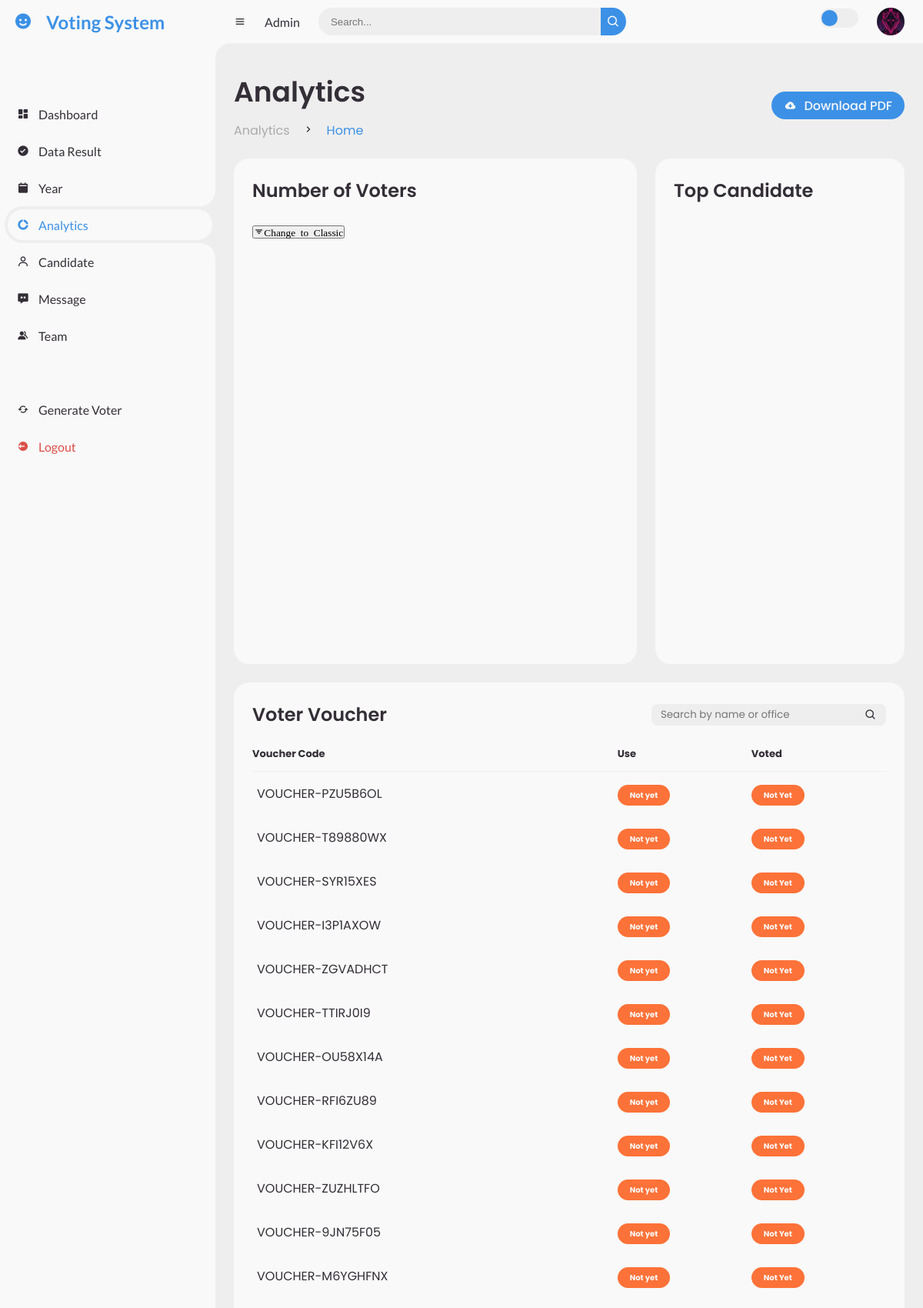
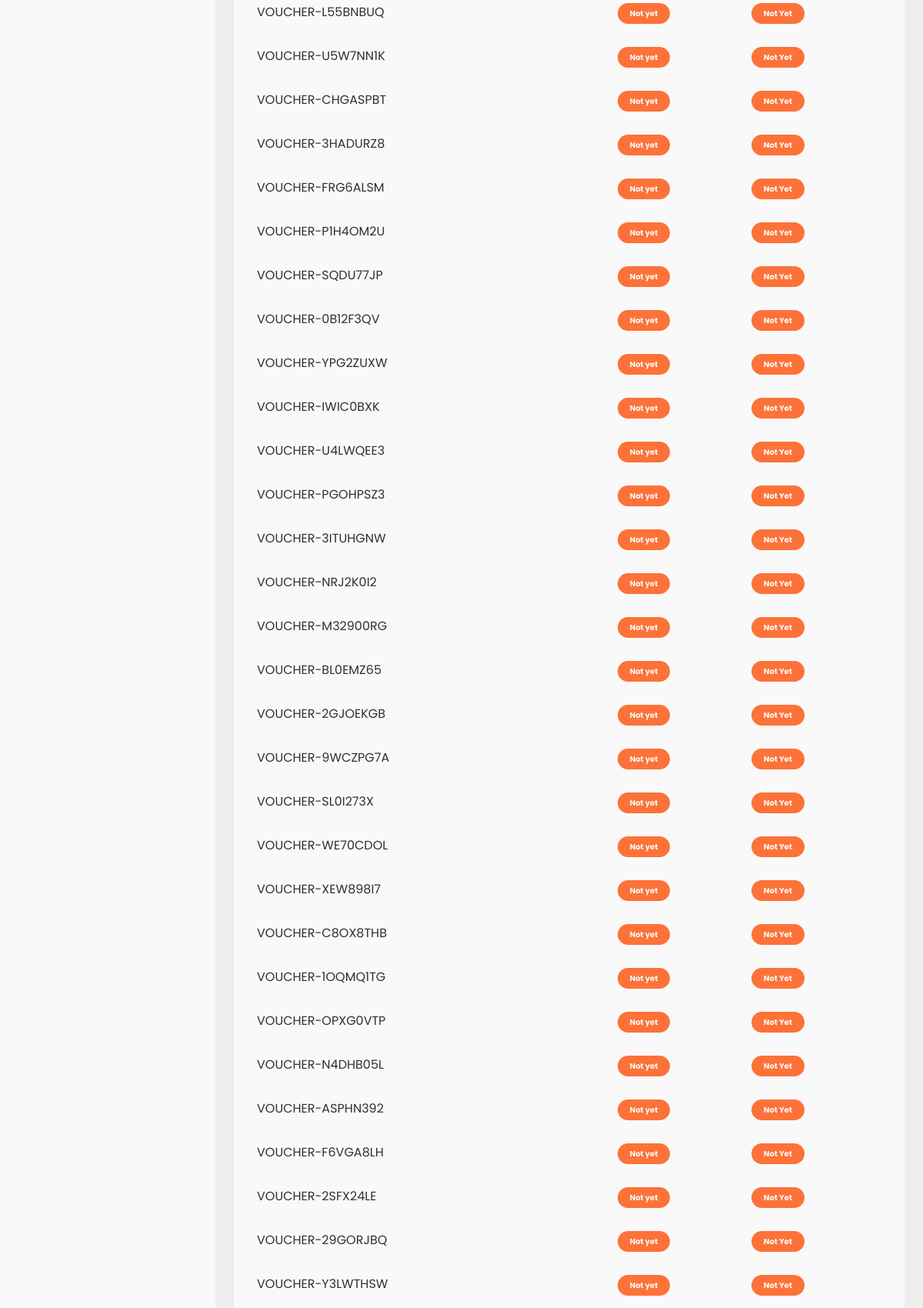
The app's page /analytics.php (signed in, upper part) with its own data (2 pictures, top to bottom).
### tables this page shows
CREATE TABLE `user` (
  `user_id` int(11) NOT NULL,
  `Fullname` varchar(50) NOT NULL,
  `UserName` varchar(50) NOT NULL,
  `Password` varchar(20) NOT NULL,
  `account_status` varchar(11) NOT NULL,
  `role` varchar(50) NOT NULL,
  `profile_picture` varchar(500) NOT NULL
);

CREATE TABLE `voter_vouchers` (
  `Voucher_id` int(11) NOT NULL,
  `Voucher_code` varchar(50) NOT NULL,
  `Status` int(2) NOT NULL,
  `isvote` int(2) NOT NULL,
  `year` int(11) NOT NULL,
  `Voucher_expiry` date DEFAULT NULL,
  `Date_generated` timestamp NOT NULL DEFAULT current_timestamp()
);

### model/class_model.php (called while the page is built, shortened)
<?php
class class_model {
    public $host = db_host;
    public $user = db_user;
    public $pass = db_pass;
    public $dbname = db_name;
    public $conn;
    public function __construct() {
		try {
            $this->pdo = new PDO("mysql:host=localhost;dbname=voring_system", "root", "");
        } catch (PDOException $e) {
            echo "Connection failed: " . $e->getMessage();
        }
    }
    private function connect() {
        $this->conn = new mysqli($this->host, $this->user, $this->pass, $this->dbname);
    }
	public function fetch_user($me){
		$stmt= $this->conn->prepare("SELECT * from `user` WHERE `user_id` = ?") or die($this->conn->error);
		$stmt->bind_param('i',$me);
		$stmt->execute();
		$result = $stmt->get_result();
		$data = array();
		while ($row = $result->fetch_assoc()){
			$data[] = $row;
		}
		return $data;
	}
	public function fetch_voucher(){
		$stmt= $this->conn->prepare("SELECT * from voter_vouchers") or die($this->conn->error);
		$stmt->execute();
		$result = $stmt->get_result();
		$data = array();
		while ($row = $result->fetch_assoc()){
			$data[] = $row;
		}
		return $data;
	}
}
?>

### analytics.php (the view, shortened to what this page needs)
<!DOCTYPE html>
<html lang="en">
<head>
	<link href='https://unpkg.com/boxicons@2.0.9/css/boxicons.min.css' rel='stylesheet'>
	<link rel="stylesheet" href="style.css">
</head>
<body>
<?php include 'sidebar/sidebar.php'?>
	<section id="content">
		<?php include 'header/header.php'?>
		<?php  $Voucher=$conn->fetch_voucher();  ?>
		<main>
			<div class="head-title">
				<div class="left">
					<h1>Analytics</h1>
					<ul class="breadcrumb">
						<li>
							<a href="#">Analytics</a>
						</li>
						<li><i class='bx bx-chevron-right' ></i></li>
						<li>
							<a class="active" href="#">Home</a>
						</li>
					</ul>
				</div>
				<a href="#" class="btn-download">
					<i class='bx bxs-cloud-download' ></i>
					<span class="text">Download PDF</span>
				</a>
			</div>
			<div class="table-data">
				<div class="order">
				<div class="head">
						<h3>Number of Voters</h3>
					</div>
					<button id="change-chart" class='bx bx-filter'>Change to Classic</button>
    <br><br>
    <div id="chart_div" style="width: 800px; height: 500px;"></div>
				</div>
				<div class="todo">
					<div class="head">
						<h3>Top Candidate</h3>
					</div>
					<div id="piechart_3d" style="width: 500px; height: 500px;"></div>
				</div>
			</div>
			<div class="table-data">
				<div class="order">
					<div class="head">
						<h3>Voter Voucher</h3>
						<div class="search-container">
				<input type="text" id="searchInput" placeholder="Search by name or office">
				<i class='bx bx-search'></i>
			</div>
					</div>
					<table  id='dataTable'>
						<thead>
							<tr>
								<th>Voucher Code</th>
								<th>Use</th>
								<th>Voted</th>
							</tr>
						</thead>
						<tbody>
							<?php  $Voucher=$conn->fetch_voucher();
							foreach ($Voucher as $row):
							?>
							<tr>
								<td>
									<p><?= $row['Voucher_code'] ?></p>
								</td>
								<?php if($row['Status']== '1'){ ?>
								<td><span class="status completed">Used</span></td>
								<?php }elseif($row['Status']== '0'){?>
								<td><span class="status pending">Not yet</span></td>
								<?php } ?>
								<?php if ( $row['isvote'] == '1'){ ?>
								<td><span class="status completed">Voted</span></td>
								<?php }elseif($row['isvote'] == '0'){ ?>
								<td><span class="status pending">Not Yet</span></td>
									<?php } ?>
							</tr>
						<?php endforeach ?>
						</tbody>
					</table>
				</div>
			</div>
		</main>
	</section>
</body>
</html>

### header/header.php (shortened to what this page needs)
<nav>
<?php
require_once 'model/class_model.php';
		$me=$_SESSION['user_ids'];
        $conn = new class_model();
        $role = $conn->fetch_user($me);
        foreach($role as $row){
            $profile_picture = $row['profile_picture'];
            $role = $row['role'];
        };
?>
			<i class='bx bx-menu' ></i>
			<a href="#" class="nav-link"><?php echo  $role;  ?></a>
			<form action="#">
				<div class="form-input">
					<input type="search" placeholder="Search...">
					<button type="submit" class="search-btn"><i class='bx bx-search' ></i></button>
				</div>
			</form>
			<label for="switch-mode" class="switch-mode"></label>
			<div class="profile-dropdown">
            <a href="#" class="profile">
				<img src="uploads/profile_pictures/<?php echo  $profile_picture ?>" alt="Profile" id="profile-menu">
			</a>
</div>
		</nav>

### header/header.php (style rules this page uses)
.profile-dropdown { width: 36px; height: 36px; object-fit: cover; border-radius: 50%; position: relative; display: inline-block; }

### records on screen
user: role "Admin", profile_picture (picture)
voter_vouchers: Voucher_code "VOUCHER-PZU5B6OL", Status "Not yet", isvote "Not Yet"
voter_vouchers: Voucher_code "VOUCHER-T89880WX", Status "Not yet", isvote "Not Yet"
voter_vouchers: Voucher_code "VOUCHER-SYR15XES", Status "Not yet", isvote "Not Yet"
voter_vouchers: Voucher_code "VOUCHER-I3P1AXOW", Status "Not yet", isvote "Not Yet"
voter_vouchers: Voucher_code "VOUCHER-ZGVADHCT", Status "Not yet", isvote "Not Yet"
voter_vouchers: Voucher_code "VOUCHER-TTIRJ0I9", Status "Not yet", isvote "Not Yet"
voter_vouchers: Voucher_code "VOUCHER-OU58X14A", Status "Not yet", isvote "Not Yet"
voter_vouchers: Voucher_code "VOUCHER-RFI6ZU89", Status "Not yet", isvote "Not Yet"
voter_vouchers: Voucher_code "VOUCHER-KFI12V6X", Status "Not yet", isvote "Not Yet"
voter_vouchers: Voucher_code "VOUCHER-ZUZHLTFO", Status "Not yet", isvote "Not Yet"
voter_vouchers: Voucher_code "VOUCHER-9JN75F05", Status "Not yet", isvote "Not Yet"
voter_vouchers: Voucher_code "VOUCHER-M6YGHFNX", Status "Not yet", isvote "Not Yet"
voter_vouchers: Voucher_code "VOUCHER-L55BNBUQ", Status "Not yet", isvote "Not Yet"
voter_vouchers: Voucher_code "VOUCHER-U5W7NN1K", Status "Not yet", isvote "Not Yet"
voter_vouchers: Voucher_code "VOUCHER-CHGASPBT", Status "Not yet", isvote "Not Yet"
voter_vouchers: Voucher_code "VOUCHER-3HADURZ8", Status "Not yet", isvote "Not Yet"
voter_vouchers: Voucher_code "VOUCHER-FRG6ALSM", Status "Not yet", isvote "Not Yet"
voter_vouchers: Voucher_code "VOUCHER-P1H4OM2U", Status "Not yet", isvote "Not Yet"
voter_vouchers: Voucher_code "VOUCHER-SQDU77JP", Status "Not yet", isvote "Not Yet"
voter_vouchers: Voucher_code "VOUCHER-0B12F3QV", Status "Not yet", isvote "Not Yet"
voter_vouchers: Voucher_code "VOUCHER-YPG2ZUXW", Status "Not yet", isvote "Not Yet"
voter_vouchers: Voucher_code "VOUCHER-IWIC0BXK", Status "Not yet", isvote "Not Yet"
voter_vouchers: Voucher_code "VOUCHER-U4LWQEE3", Status "Not yet", isvote "Not Yet"
voter_vouchers: Voucher_code "VOUCHER-PGOHPSZ3", Status "Not yet", isvote "Not Yet"
voter_vouchers: Voucher_code "VOUCHER-3ITUHGNW", Status "Not yet", isvote "Not Yet"
voter_vouchers: Voucher_code "VOUCHER-NRJ2K0I2", Status "Not yet", isvote "Not Yet"
voter_vouchers: Voucher_code "VOUCHER-M32900RG", Status "Not yet", isvote "Not Yet"
voter_vouchers: Voucher_code "VOUCHER-BL0EMZ65", Status "Not yet", isvote "Not Yet"
voter_vouchers: Voucher_code "VOUCHER-2GJOEKGB", Status "Not yet", isvote "Not Yet"
voter_vouchers: Voucher_code "VOUCHER-9WCZPG7A", Status "Not yet", isvote "Not Yet"
voter_vouchers: Voucher_code "VOUCHER-SL0I273X", Status "Not yet", isvote "Not Yet"
voter_vouchers: Voucher_code "VOUCHER-WE70CDOL", Status "Not yet", isvote "Not Yet"
voter_vouchers: Voucher_code "VOUCHER-XEW898I7", Status "Not yet", isvote "Not Yet"
voter_vouchers: Voucher_code "VOUCHER-C8OX8THB", Status "Not yet", isvote "Not Yet"
voter_vouchers: Voucher_code "VOUCHER-1OQMQ1TG", Status "Not yet", isvote "Not Yet"
voter_vouchers: Voucher_code "VOUCHER-OPXG0VTP", Status "Not yet", isvote "Not Yet"
voter_vouchers: Voucher_code "VOUCHER-N4DHB05L", Status "Not yet", isvote "Not Yet"
voter_vouchers: Voucher_code "VOUCHER-ASPHN392", Status "Not yet", isvote "Not Yet"
voter_vouchers: Voucher_code "VOUCHER-F6VGA8LH", Status "Not yet", isvote "Not Yet"
voter_vouchers: Voucher_code "VOUCHER-2SFX24LE", Status "Not yet", isvote "Not Yet"
voter_vouchers: Voucher_code "VOUCHER-29GORJBQ", Status "Not yet", isvote "Not Yet"
voter_vouchers: Voucher_code "VOUCHER-Y3LWTHSW", Status "Not yet", isvote "Not Yet"
